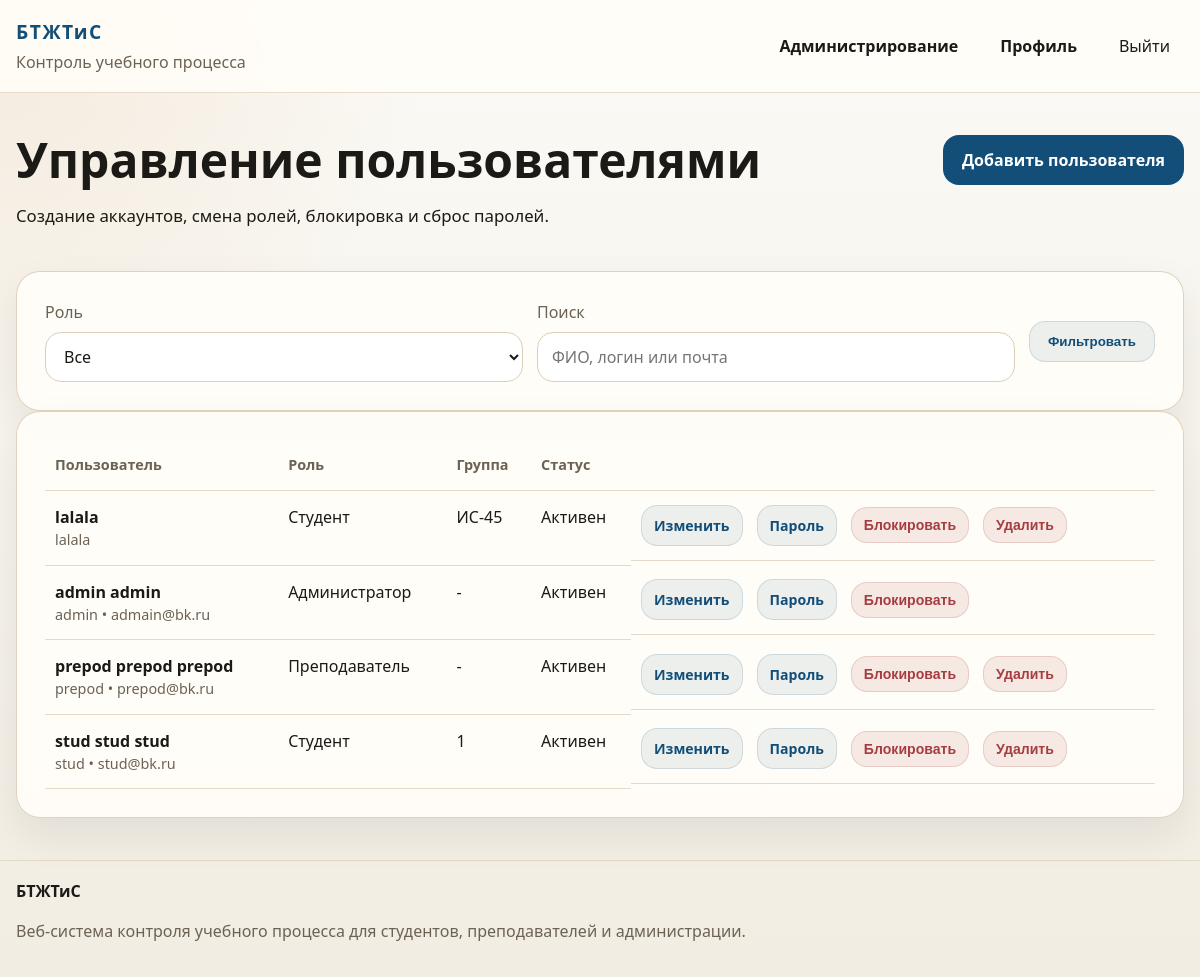
/admin-panel/users/ (signed in), run on an earlier commit of the app's database.
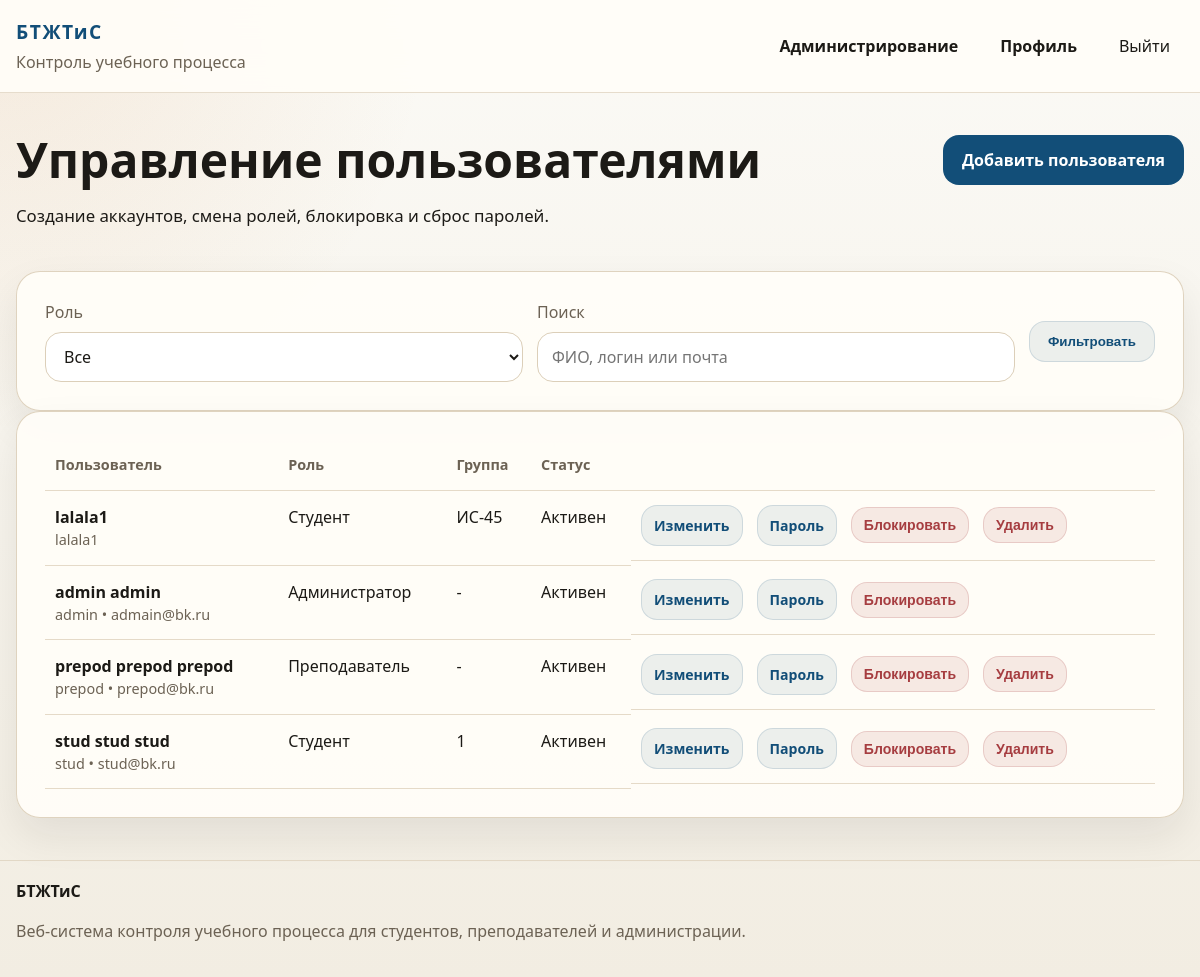
And on a later commit of the database.
### education/models.py (models this page shows, shortened)
class User(AbstractUser):
    class Role(models.TextChoices):
        STUDENT = ROLE_STUDENT, "Студент"
        TEACHER = ROLE_TEACHER, "Преподаватель"
        ADMINISTRATOR = ROLE_ADMINISTRATOR, "Администратор"
    email = models.EmailField("Электронная почта", unique=True, blank=True, null=True)
    middle_name = models.CharField("Отчество", max_length=150, blank=True)
    phone = models.CharField("Телефон", max_length=32, blank=True)
    bio = models.TextField("О себе", blank=True)
    role = models.CharField(
        "Роль",
        max_length=20,
        choices=Role.choices,
        default=Role.STUDENT,
    )
    academic_group = models.ForeignKey(
        "AcademicGroup",
        on_delete=models.SET_NULL,
        related_name="students",
        blank=True,
        null=True,
        verbose_name="Учебная группа",
    )
    REQUIRED_FIELDS = ["first_name", "last_name"]
    objects = UserManager()
    class Meta:
        db_table = "users"
        ordering = ["last_name", "first_name", "username"]
        verbose_name = "Пользователь"
        verbose_name_plural = "Пользователи"
    @property
    def full_name(self):
        return " ".join(
            part for part in [self.last_name, self.first_name, self.middle_name] if part
        ) or self.username
    @property
    def is_administrator(self):
        return self.role == self.Role.ADMINISTRATOR or self.is_superuser

class AcademicGroup(models.Model):
    name = models.CharField("Название группы", max_length=50, unique=True)
    description = models.TextField("Описание", blank=True)
    curator = models.ForeignKey(
        settings.AUTH_USER_MODEL,
        on_delete=models.SET_NULL,
        blank=True,
        null=True,
        related_name="curated_groups",
        limit_choices_to={"role": ROLE_TEACHER},
        verbose_name="Куратор",
    )
    class Meta:
        db_table = "groups"
        ordering = ["name"]
        verbose_name = "Учебная группа"
        verbose_name_plural = "Учебные группы"
    def __str__(self):
        return self.name

### education/views.py (the view, shortened to what this page needs)
# urls.py: path("admin-panel/users/", views.admin_user_list, name="admin_user_list"),
@role_required(User.Role.ADMINISTRATOR)
def admin_user_list(request):
    users = User.objects.select_related("academic_group").all()
    role = request.GET.get("role")
    search = request.GET.get("search")
    if role:
        users = users.filter(role=role)
    return render(
        request,
        "education/admin_user_list.html",
        {
            "users": users,
            "role": role or "",
            "search": search or "",
            "role_choices": User.Role.choices,
        },
    )

### education/context_processors.py (called while the page is built)
def site_meta(request):
    view_name = getattr(getattr(request, "resolver_match", None), "view_name", "")
    meta = DEFAULT_META | ROUTE_META.get(view_name, {})
    meta["url"] = request.build_absolute_uri()
    meta["image"] = request.build_absolute_uri(static("education/img/og-cover.svg"))
    meta["og_title"] = meta["title"]
    return {
        "site_meta": meta,
        "current_view_name": view_name,
    }

### education/utils.py (called while the page is built)
def role_required(*roles):
    def decorator(view_func):
        @wraps(view_func)
        def _wrapped_view(request, *args, **kwargs):
            if not request.user.is_authenticated:
                return redirect("login")
            if request.user.is_superuser or request.user.role in roles:
                return view_func(request, *args, **kwargs)
            messages.error(request, "У вас нет доступа к данному разделу.")
            return redirect(dashboard_url_for(request.user))
        return _wrapped_view
    return decorator

### templates/education/admin_user_list.html (shortened to what the changed rows need)
{% extends "base.html" %}
{% block content %}
<section class="section">
    <div class="container">
        <div class="page-head page-head-inline">
            <div>
                <h1>Управление пользователями</h1>
            </div>
        </div>
        <section class="panel">
            <div class="table-wrap">
                <table class="data-table">
                    <thead>
                        <tr>
                            <th>Пользователь</th>
                            <th>Роль</th>
                            <th>Группа</th>
                            <th>Статус</th>
                            <th></th>
                        </tr>
                    </thead>
                    <tbody>
                        {% for item in users %}
                            <tr>
                                <td>
                                    <strong>{{ item.full_name }}</strong>
                                <div class="table-muted">
                                    {{ item.username }}{% if item.email %} • {{ item.email }}{% endif %}
                                </div>
                                </td>
                                <td>{{ item.get_role_display }}</td>
                                <td>{{ item.academic_group|default:"-" }}</td>
                                <td>{{ item.is_active|yesno:"Активен,Заблокирован" }}</td>
                                <td class="actions-cell">
                                    <a class="btn btn-secondary btn-small" href="{% url 'education:admin_user_edit' item.pk %}">Изменить</a>
                                    <a class="btn btn-secondary btn-small" href="{% url 'education:admin_user_reset_password' item.pk %}">Пароль</a>
                                    <form method="post" action="{% url 'education:admin_user_toggle_active' item.pk %}" class="inline-form">
                                        <button type="submit" class="btn btn-danger btn-small">
                                            {{ item.is_active|yesno:"Блокировать,Разблокировать" }}
                                        </button>
                                    </form>
                                    {% if item != request.user %}
                                        <form method="post" action="{% url 'education:admin_user_delete' item.pk %}" class="inline-form">
                                    <button type="submit" class="btn btn-danger btn-small" data-confirm-message="Удалить пользователя?">
                                                Удалить
                                            </button>
                                        </form>
                                    {% endif %}
                                </td>
                            </tr>
                        {% empty %}
                            <tr>
                                <td colspan="5">Пользователи не найдены.</td>
                            </tr>
                        {% endfor %}
                    </tbody>
                </table>
            </div>
        </section>
    </div>
</section>
{% endblock %}

What changed in the data, as far as the page shows it:
changed User "ИС-45": full_name "lalala" → "lalala1"; username "lalala" → "lalala1"
